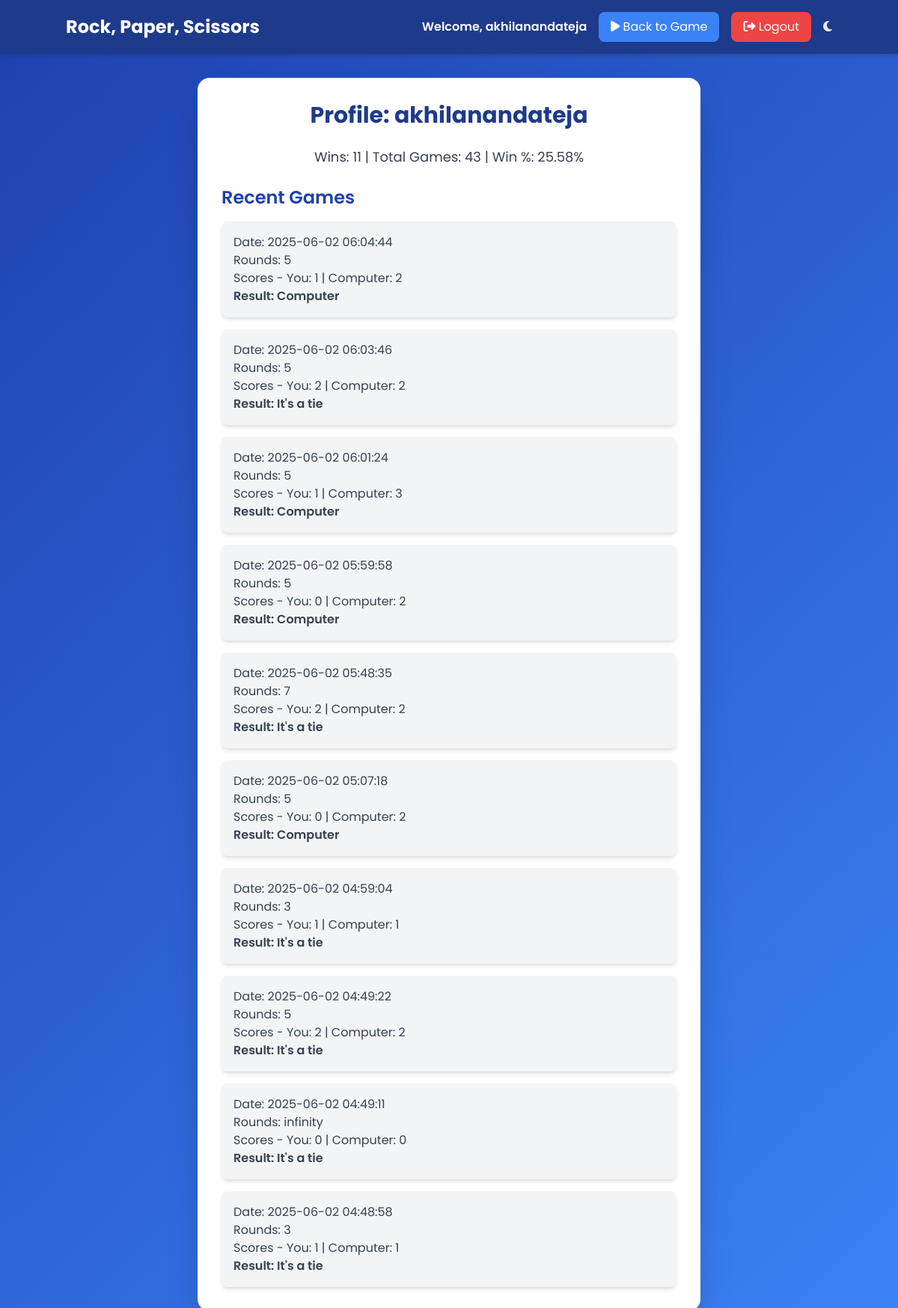
The app's page /profile (signed in) with its own data.
### app.py (models this page shows)
class User(db.Model):
    id = db.Column(db.Integer, primary_key=True)
    username = db.Column(db.String(100), unique=True, nullable=False)
    email = db.Column(db.String(120), unique=True, nullable=False)
    password = db.Column(db.String(100), nullable=False)
    wins = db.Column(db.Integer, default=0)
    total_games = db.Column(db.Integer, default=0)

class GameHistory(db.Model):
    id = db.Column(db.Integer, primary_key=True)
    user_id = db.Column(db.Integer, db.ForeignKey('user.id'), nullable=True)
    player_score = db.Column(db.Integer, nullable=False)
    computer_score = db.Column(db.Integer, nullable=False)
    rounds = db.Column(db.String(20), nullable=False)
    result = db.Column(db.String(100), nullable=False)
    timestamp = db.Column(db.DateTime, default=datetime.utcnow)

### app.py (the view)
@app.route('/profile')
def profile():
    if 'username' not in session:
        return redirect(url_for('index'))
    username = session['username']
    user = User.query.filter_by(username=username).first() if not session.get('is_guest') else None
    player_wins = user.wins if user else 0
    total_games = user.total_games if user else 0
    win_percentage = (player_wins / total_games * 100) if total_games > 0 else 0
    games = GameHistory.query.filter_by(user_id=user.id if user else None).order_by(GameHistory.timestamp.desc()).all()
    wins = sum(1 for game in games if game.result == "You")
    losses = sum(1 for game in games if game.result == "Computer")
    ties = sum(1 for game in games if game.result == "It's a tie")
    win_loss_ratio = (wins / losses) if losses > 0 else (wins if wins > 0 else 0)
    total_player_score = sum(game.player_score for game in games)
    total_computer_score = sum(game.computer_score for game in games)
    avg_player_score = (total_player_score / len(games)) if games else 0
    avg_computer_score = (total_computer_score / len(games)) if games else 0
    recent_games = games[:10]
    game_labels = [f"Game {i+1}" for i in range(len(recent_games))]
    player_scores = [game.player_score for game in recent_games]
    computer_scores = [game.computer_score for game in recent_games]
    return render_template('profile.html', username=username, player_wins=player_wins,
                           total_games=total_games, win_percentage=round(win_percentage, 2),
                           games=games[:10], wins=wins, losses=losses, ties=ties,
                           win_loss_ratio=round(win_loss_ratio, 2),
                           avg_player_score=round(avg_player_score, 2),
                           avg_computer_score=round(avg_computer_score, 2),
                           game_labels=game_labels, player_scores=player_scores,
                           computer_scores=computer_scores)

### templates/profile.html (shortened to what this page needs)
<!DOCTYPE html>
<html lang="en" class="light">
<head>
    <script src="https://cdn.tailwindcss.com"></script>
    <link rel="stylesheet" href="https://cdnjs.cloudflare.com/ajax/libs/font-awesome/6.4.2/css/all.min.css">
</head>
<body>
    <div class="min-h-screen">
        <header class="bg-blue-900 dark:bg-gray-900 text-white p-4 shadow-md">
            <div class="container mx-auto flex justify-between items-center">
                <h1 class="text-2xl font-bold">Rock, Paper, Scissors</h1>
                <div class="flex items-center gap-4">
                    <span class="font-semibold">Welcome, {{ username }}</span>
                    <a href="{{ url_for('rounds') }}" class="btn bg-blue-500 text-white px-4 py-2 rounded-lg hover:bg-blue-600">
                        <i class="fas fa-play"></i> Back to Game
                    </a>
                    <a href="{{ url_for('logout') }}" class="btn bg-red-500 text-white px-4 py-2 rounded-lg hover:bg-red-600">
                        <i class="fas fa-sign-out-alt"></i> Logout
                    </a>
                    <button id="theme-toggle" class="text-gray-200 hover:text-gray-400">
                        <i class="fas fa-moon"></i>
                    </button>
                </div>
            </div>
        </header>
        <div class="flex justify-center items-center mt-8">
            <div class="box bg-white dark:bg-gray-800 p-8 rounded-2xl shadow-2xl max-w-2xl w-full">
                <h2 class="text-3xl font-bold text-center text-blue-900 dark:text-blue-300 mb-6">Profile: {{ username }}</h2>
                <div class="text-center text-lg mb-6">
                    <p class="text-gray-700 dark:text-gray-300">Wins: {{ player_wins }} | Total Games: {{ total_games }} | Win %: {{ win_percentage }}%</p>
                </div>
                <h3 class="text-2xl font-semibold text-blue-800 dark:text-blue-400 mb-4">Recent Games</h3>
                {% if games %}
                    <div class="space-y-4">
                        {% for game in games %}
                            <div class="p-4 bg-gray-100 dark:bg-gray-700 rounded-lg shadow-md">
                                <p class="text-gray-700 dark:text-gray-300">Date: {{ game.timestamp.strftime('%Y-%m-%d %H:%M:%S') }}</p>
                                <p class="text-gray-700 dark:text-gray-300">Rounds: {{ game.rounds }}</p>
                                <p class="text-gray-700 dark:text-gray-300">Scores - You: {{ game.player_score }} | Computer: {{ game.computer_score }}</p>
                                <p class="text-gray-700 dark:text-gray-300 font-semibold">Result: {{ game.result }}</p>
                            </div>
                        {% endfor %}
                    </div>
                {% else %}
                    <p class="text-center text-gray-600 dark:text-gray-400">No game history available.</p>
                {% endif %}
            </div>
        </div>
    </div>
</body>
</html>

### templates/profile.html (style rules this page uses)
body { background: linear-gradient(135deg, #1e40af, #3b82f6); min-height: 100vh; font-family: 'Poppins', sans-serif; transition: background 0.3s; }
.box { animation: fadeIn 0.8s ease-in; }
.btn { transition: all 0.3s ease; }

### records on screen
User: username "akhilanandateja"
GameHistory: timestamp "2025-06-02 06:04:44", rounds "5", player_score "1", computer_score "2", result "Computer"
GameHistory: timestamp "2025-06-02 06:03:46", rounds "5", player_score "2", computer_score "2", result "It's a tie"
GameHistory: timestamp "2025-06-02 06:01:24", rounds "5", player_score "1", computer_score "3", result "Computer"
GameHistory: timestamp "2025-06-02 05:59:58", rounds "5", player_score "0", computer_score "2", result "Computer"
GameHistory: timestamp "2025-06-02 05:48:35", rounds "7", player_score "2", computer_score "2", result "It's a tie"
GameHistory: timestamp "2025-06-02 05:07:18", rounds "5", player_score "0", computer_score "2", result "Computer"
GameHistory: timestamp "2025-06-02 04:59:04", rounds "3", player_score "1", computer_score "1", result "It's a tie"
GameHistory: timestamp "2025-06-02 04:49:22", rounds "5", player_score "2", computer_score "2", result "It's a tie"
GameHistory: timestamp "2025-06-02 04:49:11", rounds "infinity", player_score "0", computer_score "0", result "It's a tie"
GameHistory: timestamp "2025-06-02 04:48:58", rounds "3", player_score "1", computer_score "1", result "It's a tie"

### other values on screen
{{ player_wins }} "11"
{{ total_games }} "43"
{{ win_percentage }} "25.58"
